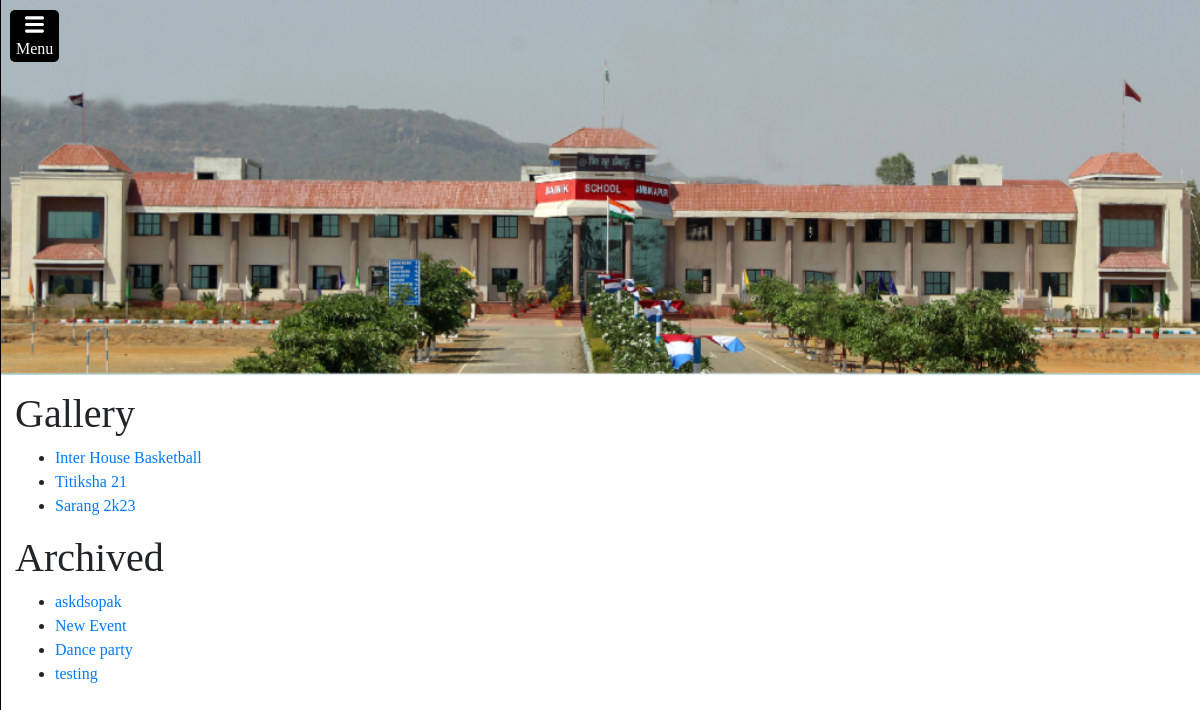
Page /gallery/ on the committed database.
### home/models.py (models this page shows, shortened)
class Event(models.Model):
    event_name = models.CharField(max_length=150)
    date = models.DateField(blank=True, null=True)
    active = models.BooleanField(default=False)

### home/views.py (the view)
# urls.py: path("gallery/", views.gallery, name="gallery"),
def gallery(request):
    gal_events = Event.objects.filter(active=True).order_by('-date')
    arch_events = Event.objects.filter(active=False).order_by('-date')
    return render(request, "home/gallery.html", {
        "gal_events":gal_events,
        "arch_events":arch_events,
    })

### home/templates/home/gallery.html (shortened to what this page needs)
{% extends 'home/layout.html' %}
{% load static %}
{% block head %}
<link rel="stylesheet" href="{% static 'home/submissions.css' %}">
{% endblock %}
{% block body %}
<div style="margin-left: 15px; margin-top: 15px;">
    <h1>Gallery</h1>
    {% if gal_events is not None %}
    <ul>
        {% for event in gal_events %}
        <li><a href="{% url 'home:view_event' event_id=event.id %}">{{event.event_name}}</a></li>
        {% endfor %}
    </ul>
    {% endif %}
    {% if arch_events is not None %}
    <h1>Archived</h1>
    <ul>
        {% for event in arch_events %}
        <li><a href="{% url 'home:view_event' event_id=event.id %}">{{event.event_name}}</a></li>
        {% endfor %}
    </ul>
    {% endif %}
    </div>
{% endblock %}

### home/static/home/styles.css (style rules this page uses)
body { font-family: 'Times New Roman', Times, serif !important; height: 100%; margin:0; padding:0; width:100%; }

### rows in the picture
Event: event_name "Inter House Basketball"
Event: event_name "Titiksha 21"
Event: event_name "Sarang 2k23"
Event: event_name "askdsopak"
Event: event_name "New Event"
Event: event_name "Dance party"
Event: event_name "testing"
